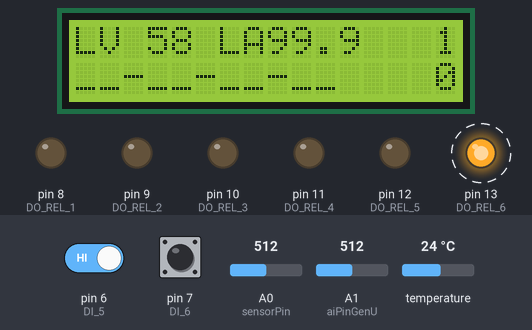
Simulated run of this sketch. Board: Arduino Mega 2560, built with avr-gcc and run on an emulated ATmega2560. On the bench: 16×2 character LCD, output pins drawn as LEDs (lit = HIGH). Dashed ring = blinking. The test bench sets the inputs (shaded band); at power-on: pin 6 (DI_5) HIGH, A1 (aiPinGenU) = 512, A0 (sensorPin) = 512, pin 7 (DI_6) HIGH, temperature 24 °C. What the sketch prints to the serial monitor is not drawn.

Above: at 3.3 s.
3.4 s: pin 6 (DI_5) driven LOW
At 5.7 s:
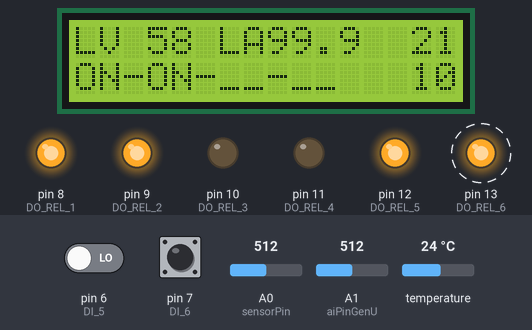
7.4 s: pin 6 (DI_5) driven HIGH
At 9.6 s:
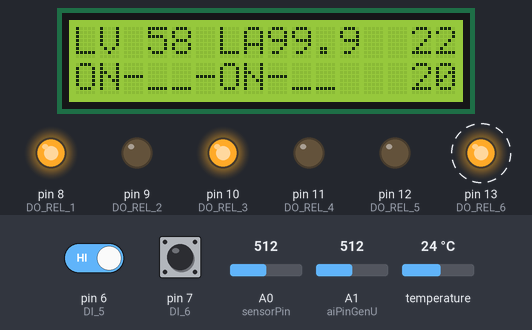
11.3 s: pin 6 (DI_5) driven LOW
At 13.5 s:
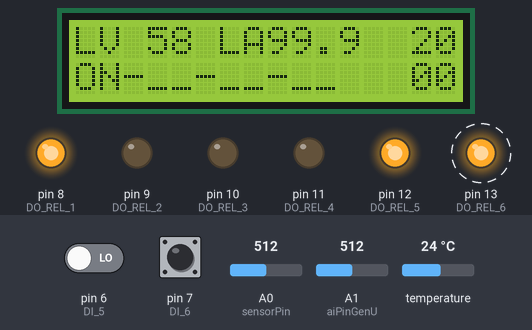
15.2 s: A1 (aiPinGenU) set to 716
At 16.0 s:
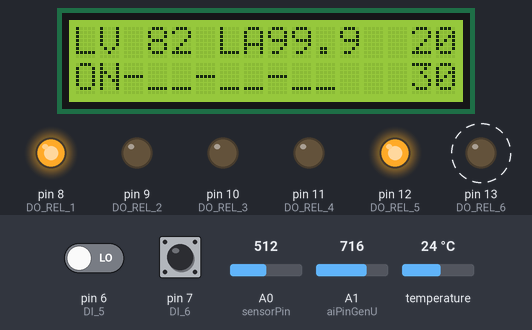
17.2 s: A0 (sensorPin) set to 306
At 21.3 s:
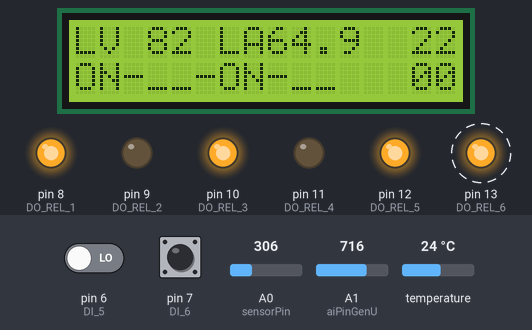
Timing chart, 0 to 23.0 s (numbered marks = the images above; inputs shaded):
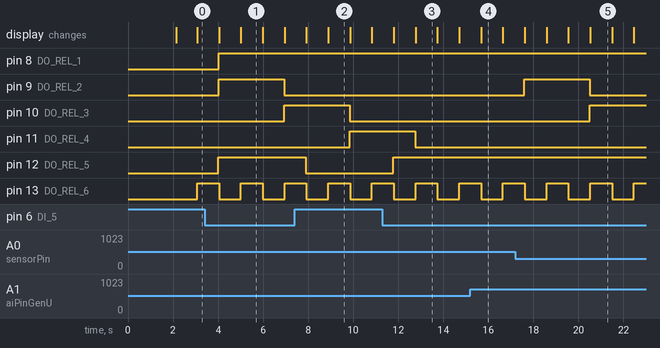

The sketch:

Lunzer_IPS.ino
```cpp
// (licence header left out)
/*  Function description

  Sketch for Lunzer IPS (ice protection system) Prototype

*/
/*
  File Name:      Lunzer_IPS.ino
  Target Device:  Arduino Mega 2560 (tested); should work on all other Arduino boards !check I/Os!
  Created by:     JoWu
  Created on:     2019-03-18
  derived from:   none
*/

/*  History
  V2  2019-03-28  JoWu First Statemachine Implementation

  V1  2019-03-28  JoWu
    - Creation
*/

/*  todo-list
  2019-03-28  add speed switch, maybe we use AI instead of DI because of clamp

*/

/*
  Includes
*/
#include <Wire.h> // Wire Bibliothek einbinden
#include <LiquidCrystal_I2C.h> // Vorher hinzugefügte LiquidCrystal_I2C Bibliothek einbinden

LiquidCrystal_I2C lcd(0x27, 16, 2); //Hier wird festgelegt um was für einen Display es sich handelt. In diesem Fall eines mit 16 Zeichen in 2 Zeilen und der HEX-Adresse 0x27. Für ein vierzeiliges I2C-LCD verwendet man den Code "LiquidCrystal_I2C lcd(0x27, 20, 4)"
//LiquidCrystal_I2C lcd(0x27, 20, 4); //Hier wird festgelegt um was für einen Display es sich handelt. In diesem Fall eines mit 16 Zeichen in 2 Zeilen und der HEX-Adresse 0x27. Für ein vierzeiliges I2C-LCD verwendet man den Code "LiquidCrystal_I2C lcd(0x27, 20, 4)"


#include <OneWire.h>
// DS18S20 Temperaturchip i/o
OneWire ds(22);  // an pin 10


/*
  Macros
*/
#define GEN_V_MIN   120   // [V/10] 24 V    minimale Generatorspannung
#define GEN_V_HYS   120   // [V/10]  5 V    Hysterese minimale Generatorspannung

#define DO_REL_1 8        // Heizung Tragfläche Rechts Innen
#define DO_REL_2 9        // Heizung Tragfläche Rechts Außen
#define DO_REL_3 10       // Heizung Tragfläche Rechts Tail
#define DO_REL_4 11       // Reserve
#define DO_REL_5 12       // Reserve
#define DO_REL_6 13       // LED-Taster

#define DI_1  2           // Digital Input 1
#define DI_2  3           // Digital Input 2
#define DI_3  4           // Digital Input 3
#define DI_4  5           // Digital Input 4
#define DI_5  6           // Digital Input 5
#define DI_6  7           // Digital Input 6

int sensorPin = A0;    // select the input pin for the current sensor
int aiPinGenU = A1;    // analog input pin for Generator Voltage

int val = 0;      // variable to store the read value

#define SERIAL_DEBUG_ENABLE

// lokale Konstanten
const String cstrVER = String("0.01");       // Softwareversion

int intCurrentValue = 0;  // [dig] variable to store the value coming from the current sensor
int intGenUValue = 0;     // [dig] variable for generator voltage value

int intCurrentValuetA = 0;  // [A/10] current value
int intGenUValueV = 0;      // [V] voltage value

byte byStatZone[4];         // Zonenstatus

byte bySM_IPS_act = 0;
byte bySM_time = 0;

#define SM_IPS_ON     0   // we are on, no generator voltage
#define SM_IPS_RDY    1   // generator voltage okay

#define SM_IPS_TST_AI 10  // test anti-ice zone
#define SM_IPS_TST_IN 11  // test inner zone
#define SM_IPS_TST_OU 12  // test outer zone
#define SM_IPS_TST_TA 13  // test tail zone

#define SM_IPS_ON_AI 20  // on anti-ice zone
#define SM_IPS_ON_IN 21  // on ai + inner zone
#define SM_IPS_ON_OU 22  // on ai + outer zone
#define SM_IPS_ON_TA 23  // on ai + tail zone

#define SM_IPS_TST_TIM    2 // [s]
#define SM_IPS_ON_TIM_AI  5 // [s]
#define SM_IPS_ON_TIM_OT  3 // [s]

int intHeartbeat = 0;     //

void setup() {
  // put your setup code here, to run once:
#ifdef SERIAL_DEBUG_ENABLE
  Serial.begin(115200);   // (9600);
  Serial.println("Lunzer ECU IPS");
  Serial.print("Firmware Version: ");
  Serial.println(cstrVER);
#endif

  pinMode(DO_REL_1, OUTPUT);
  pinMode(DO_REL_2, OUTPUT);
  pinMode(DO_REL_3, OUTPUT);
  pinMode(DO_REL_4, OUTPUT);
  pinMode(DO_REL_5, OUTPUT);
  pinMode(DO_REL_6, OUTPUT);

  pinMode(7, INPUT);
  pinMode(6, INPUT);
  pinMode(5, INPUT);
  pinMode(4, INPUT);
  pinMode(3, INPUT);
  pinMode(2, INPUT);

  lcd.init(); //Im Setup wird der LCD gestartet
  lcd.backlight(); //Hintergrundbeleuchtung einschalten (lcd.noBacklight(); schaltet die Beleuchtung aus).
  lcd.setCursor(0, 0);//Hier wird die Position des ersten Zeichens festgelegt. In diesem Fall bedeutet (0,0) das erste Zeichen in der ersten Zeile.
  lcd.print("Lunzer ECU IPS");
  lcd.setCursor(0, 1);// In diesem Fall bedeutet (0,1) das erste Zeichen in der zweiten Zeile.
  lcd.print("FW-Ver.: ");
  lcd.print(cstrVER);
  delay(2000);
  lcd.setCursor(0, 0);//Hier wird die Position des ersten Zeichens festgelegt. In diesem Fall bedeutet (0,0) das erste Zeichen in der ersten Zeile.
  lcd.print("                ");
  lcd.setCursor(0, 1);// In diesem Fall bedeutet (0,1) das erste Zeichen in der zweiten Zeile.
  lcd.print("                ");
}

void loop() {
  // put your main code here, to run repeatedly:

  Serial.print("Heartbeat:");
  Serial.println(intHeartbeat);
  if (intHeartbeat & 1){
    digitalWrite(DO_REL_6, HIGH);
  }
  else{
    digitalWrite(DO_REL_6, LOW);
  }

  // Temperaturmessung

  int HighByte, LowByte, TReading, SignBit, Tc_100, Whole, Fract;

  byte i;
  byte present = 0;
  byte data[12];
  byte addr[8];

  if ( !ds.search(addr)) {
      Serial.print("Keine weiteren Addressen.\n");
      ds.reset_search();
      return;
  }

  Serial.print("R=");
  for( i = 0; i < 8; i++) {
    Serial.print(addr[i], HEX);
    Serial.print(" ");
  }

  if ( OneWire::crc8( addr, 7) != addr[7]) {
      Serial.print("CRC nicht gültig!\n");
      return;
  }

  if ( addr[0] == 0x10) {
      Serial.print("Gerät ist aus der DS18S20 Familie.\n");
  }
  else if ( addr[0] == 0x28) {
      Serial.print("Gerät ist aus der DS18B20 Familie.\n");
  }
  else {
      Serial.print("Gerätefamilie nicht erkannt : 0x");
      Serial.println(addr[0],HEX);
      return;
  }
  ds.reset();
  ds.select(addr);
  ds.write(0x44,1);         // start Konvertierung, mit power-on am Ende

  delay(900);     // 750ms sollten ausreichen
  // man sollte ein ds.depower() hier machen, aber ein reset tut das auch

  present = ds.reset();
  ds.select(addr);
  ds.write(0xBE);         // Wert lesen

  Serial.print("P=");
  Serial.print(present,HEX);
  Serial.print(" ");
  for ( i = 0; i < 9; i++) {           // 9 bytes
    data[i] = ds.read();
    Serial.print(data[i], HEX);
    Serial.print(" ");
  }
  Serial.print(" CRC=");
  Serial.print( OneWire::crc8( data, 8), HEX);

  Serial.println();

  LowByte = data[0];
  HighByte = data[1];

  TReading = (HighByte << 8) + LowByte;

  SignBit = TReading & 0x8000;  // test most sig bit

  if (SignBit) // negative
  {
    TReading = (TReading ^ 0xffff) + 1; // 2's comp
  }

  Tc_100 = (6 * TReading) + TReading / 4;    // mal (100 * 0.0625) oder 6.25

/* Für DS18S20 folgendes verwenden Tc_100 = (TReading*100/2);    */
  Whole = Tc_100 / 100;  // Ganzzahlen und Brüche trennen
  Fract = Tc_100 % 100;
  Serial.print("Temp: ");
  if (SignBit) // negative Werte ermitteln
  {
     Serial.print("-");
  }

  Serial.print(Whole);
  Serial.print(".");
  if (Fract < 10)
  {
     Serial.print("0");
  }
  Serial.print(Fract);
  Serial.print("°C");
  Serial.print("\n");

#if 0
  val = !digitalRead(DI_1);   // read the input pin
  digitalWrite(DO_REL_1, val);  // sets the LED to the button's value
  val = !digitalRead(DI_2);   // read the input pin
  digitalWrite(DO_REL_2, val);  // sets the LED to the button's value
  val = !digitalRead(DI_3);   // read the input pin
  digitalWrite(DO_REL_3, val);  // sets the LED to the button's value
  val = !digitalRead(DI_4);   // read the input pin
  digitalWrite(DO_REL_4, val);  // sets the LED to the button's value
#endif
  val = !digitalRead(DI_5);   // read the input pin
  digitalWrite(DO_REL_5, val);  // sets the LED to the button's value
#if 0
  val = !digitalRead(DI_6);   // read the input pin
  digitalWrite(DO_REL_6, val);  // sets the LED to the button's value
#endif

#if 0
  lcd.setCursor(0,0); // Angabe des Cursorstartpunktes oben links.
  lcd.print("Cnt:"); // Ausgabe des Textes "Nachricht".
  lcd.print(intHeartbeat); // Ausgabe des Textes "Nachricht".
  lcd.setCursor(0,1); // Angabe des Cursorstartpunktes oben links.
  lcd.print("Tmp:");
  lcd.print(Whole);
  lcd.print(".");
  lcd.print(Fract);
#endif

  // Stromwert messen
  intCurrentValue = 0;
  for (i=0; i<16; i++){
    intCurrentValue += analogRead(sensorPin);
  }
  intCurrentValue = intCurrentValue / 16;

  Serial.print("Current-Value:");
  Serial.print(intCurrentValue);
  Serial.print("   ");
  Serial.print((long)intCurrentValue * 10204 / 4808);
  Serial.println();

  // 1. Zeile

  lcd.setCursor(6,0); // Angabe des Cursorstartpunktes oben links.
  lcd.print("LA");
  intCurrentValuetA = ((long)intCurrentValue * 10204 / 4808);
  if (intCurrentValuetA > 999) intCurrentValuetA = 999;
  if (intCurrentValuetA < 10){
    lcd.print(" ");
  }
  else if (intCurrentValuetA < 100){
    lcd.print(" ");
  }
  lcd.print(intCurrentValuetA / 10);
  lcd.print(".");
  lcd.print(intCurrentValuetA % 10);

  // Spannungswert
  intGenUValue = analogRead(aiPinGenU);
  Serial.print("Generator Voltage Value:");
  Serial.print(intGenUValue);
  Serial.print("   ");
  Serial.print((long)intGenUValue * 1175 / 10230);
  Serial.println();
  Serial.println();

  intGenUValueV = (long)intGenUValue * 1175 / 10230;
  lcd.setCursor(0,0); // Angabe des Cursorstartpunktes oben links.
  lcd.print("LV");
  if (intGenUValueV > 999) intGenUValueV = 999;
  if (intGenUValueV < 10){
    lcd.print("  ");
  }
  else if (intGenUValueV < 100){
    lcd.print(" ");
  }
  lcd.print(intGenUValueV);

  if (bySM_time < 99){
    bySM_time++;
  }
  switch(bySM_IPS_act){

    case SM_IPS_ON:   // we are on, no generator voltage
      if (intGenUValueV > GEN_V_MIN || 1){
        bySM_IPS_act = SM_IPS_RDY;
        bySM_time = 0;
      }
      break;
    case SM_IPS_RDY:  // generator voltage okay
      if (intGenUValueV < GEN_V_MIN - GEN_V_HYS){
        bySM_IPS_act = SM_IPS_ON;
        bySM_time = 0;
      }
      else if (!digitalRead(DI_6)){
        byStatZone[0] = 0;
        byStatZone[1] = 0;
        byStatZone[2] = 0;
        byStatZone[3] = 0;
        bySM_IPS_act = SM_IPS_TST_AI;
        bySM_time = 0;
      }
      else if (!digitalRead(DI_5)){
        byStatZone[0] = 1;
        byStatZone[1] = 1;
        byStatZone[2] = 0;
        byStatZone[3] = 0;
        bySM_IPS_act = SM_IPS_ON_IN;
        bySM_time = 0;
      }
      break;

    case SM_IPS_TST_AI:  // test anti-ice zone
    case SM_IPS_TST_IN:  // test inner zone
    case SM_IPS_TST_OU:  // test outer zone
    case SM_IPS_TST_TA:  // test tail zone
      if (bySM_time >= SM_IPS_TST_TIM){
        if (intCurrentValuetA > 50){
          byStatZone[bySM_IPS_act - SM_IPS_TST_AI] = 2;
        }
        else{
          byStatZone[bySM_IPS_act - SM_IPS_TST_AI] = 255;
        }
        if (bySM_IPS_act == SM_IPS_TST_TA){
          bySM_IPS_act = SM_IPS_RDY;
        }
        else{
          bySM_IPS_act++;
          bySM_time = 0;
        }
      }
      break;

    case SM_IPS_ON_AI:  // on anti-ice zone
      if (bySM_time >= SM_IPS_ON_TIM_AI){
          bySM_IPS_act++;
          byStatZone[1] = 1;
          bySM_time = 0;
      }
      break;
    case SM_IPS_ON_IN:  // on ai + inner zone
    case SM_IPS_ON_OU:  // on ai + outer zone
    case SM_IPS_ON_TA:  // on ai + tail zone
      if (bySM_time >= SM_IPS_ON_TIM_OT){
        byStatZone[1] = 0;
        byStatZone[2] = 0;
        byStatZone[3] = 0;
        if (bySM_IPS_act == SM_IPS_ON_TA){
          if (!digitalRead(DI_5)){
            bySM_IPS_act = SM_IPS_ON_AI;
            bySM_time = 0;
          }
          else{
            bySM_IPS_act = SM_IPS_RDY;
            byStatZone[0] = 0;
            bySM_time = 0;
          }
        }
        else{
          bySM_IPS_act++;
          byStatZone[bySM_IPS_act - SM_IPS_ON_AI] = 1;
          bySM_time = 0;
        }
      }
      break;
  }

  if (bySM_IPS_act == SM_IPS_TST_AI
    || (bySM_IPS_act >= SM_IPS_ON_AI && bySM_IPS_act <= SM_IPS_ON_TA)
    ){
      digitalWrite(DO_REL_1, 1);  //
    }
  else{
      digitalWrite(DO_REL_1, 0);  //
  }

  if (bySM_IPS_act == SM_IPS_TST_IN
    || (bySM_IPS_act == SM_IPS_ON_IN)
    ){
      digitalWrite(DO_REL_2, 1);  //
    }
  else{
      digitalWrite(DO_REL_2, 0);  //
  }

  if (bySM_IPS_act == SM_IPS_TST_OU
    || (bySM_IPS_act == SM_IPS_ON_OU)
    ){
      digitalWrite(DO_REL_3, 1);  //
    }
  else{
      digitalWrite(DO_REL_3, 0);  //
  }

  if (bySM_IPS_act == SM_IPS_TST_TA
    || (bySM_IPS_act == SM_IPS_ON_TA)
    ){
      digitalWrite(DO_REL_4, 1);  //
    }
  else{
      digitalWrite(DO_REL_4, 0);  //
  }

  lcd.setCursor(14,0); // Angabe des Cursorstartpunktes oben links.
  if (bySM_IPS_act < 10){
    lcd.print(" ");
  }
  lcd.print(bySM_IPS_act);

  lcd.setCursor(14,1); // Angabe des Cursorstartpunktes oben links.
  if (bySM_IPS_act < 10){
    lcd.print(" ");
  }
  lcd.print(bySM_time);

  // 2. Zeile
  lcd.setCursor(0,1); // Angabe des Cursorstartpunktes oben links.

  for (i = 0; i<4; i++){
    switch(byStatZone[i]){
      case 0:  // OFF
        lcd.print("__");
        break;
      case 1:  // ON
        lcd.print("ON");
        break;
      case 2:  // OK
        lcd.print("OK");
        break;
      default:
        lcd.print("FF");
        break;
    }
    if (i < 3) lcd.print("-");
  }

  intHeartbeat++;
}
```

Measured:
- after the input at 3.4 s, pin 8 (DO_REL_1): LOW → HIGH after 0.63 s; pin 9 (DO_REL_2): LOW → HIGH after 0.63 s, → LOW 2.9 s later; pin 10 (DO_REL_3): LOW → HIGH after 3.5 s; pin 12 (DO_REL_5): LOW → HIGH after 0.62 s; the display: first changes after 0.65 s (image 1 shows a later state)
- after the input at 7.4 s, pin 12 (DO_REL_5): HIGH → LOW after 0.49 s
- after the input at 11.3 s, pin 8 (DO_REL_1): stays HIGH (without the input it goes to LOW after 1.5 s); pin 12 (DO_REL_5): LOW → HIGH after 0.47 s; the display: first differs from a run without the input after 1.5 s (image 3)
- by itself, pin 13 (DO_REL_6): alternates HIGH for 0.97 s and LOW for 0.97 s
- what the display in image 1 shows lasts 1.0 s, from 5.0 s to 6.0 s
